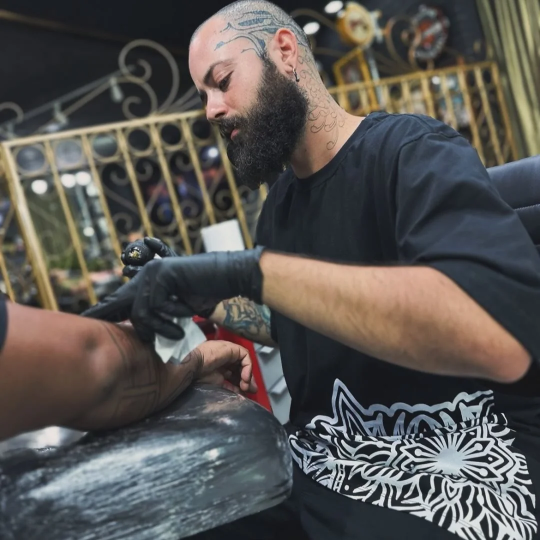
#> input picture assets/img/erick.webp, 1080 x 1080 px (shown at 1/2 size)
$ python og.py
#> lines starting #> are read from the running program, lines starting #| are printed output that depends on the picture
"""Gera assets/img/og.jpg (1200x630), a prévia do link no WhatsApp/Instagram.

Rodar da raiz do projeto:  python _ref/og.py
O conteúdo importante fica no centro: o WhatsApp recorta a miniatura pequena em quadrado.
"""
from pathlib import Path
from PIL import Image, ImageDraw, ImageEnhance, ImageFilter, ImageFont, ImageOps

ROOT = Path(__file__).resolve().parent.parent
F = ROOT / "_ref" / "fonts"
W, H = 1200, 630

# fundo: foto do Erick em P&B, escurecida, ocupando tudo
foto = Image.open(ROOT / "assets/img/erick.webp").convert("L")
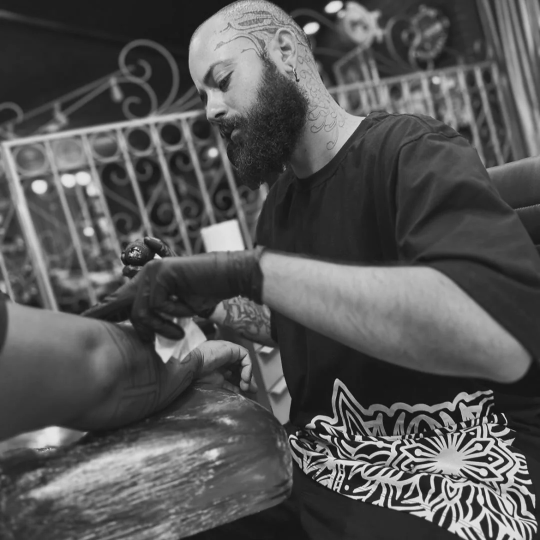
#> foto: PIL image 1080x1080 L (shown at 1/2 size); min 5, max 247, mean 86.1
foto = ImageOps.fit(foto, (W, H), Image.LANCZOS, centering=(0.5, 0.35))
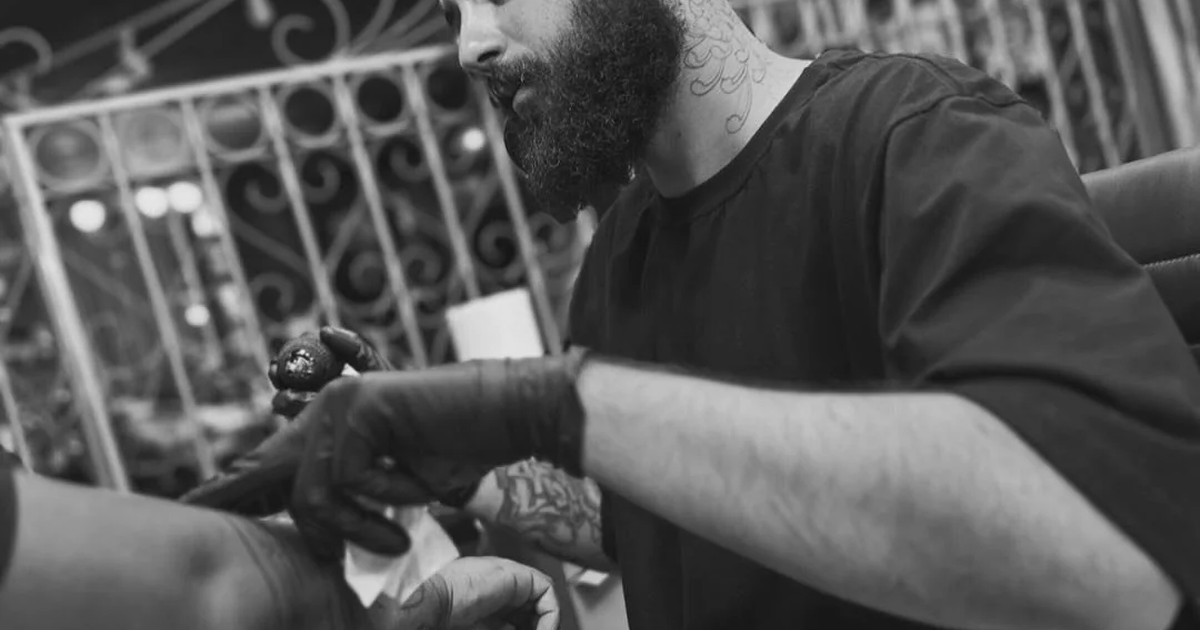
#> foto: PIL image 1200x630 L; min 13, max 234, mean 87.5
foto = ImageEnhance.Contrast(foto).enhance(1.25)
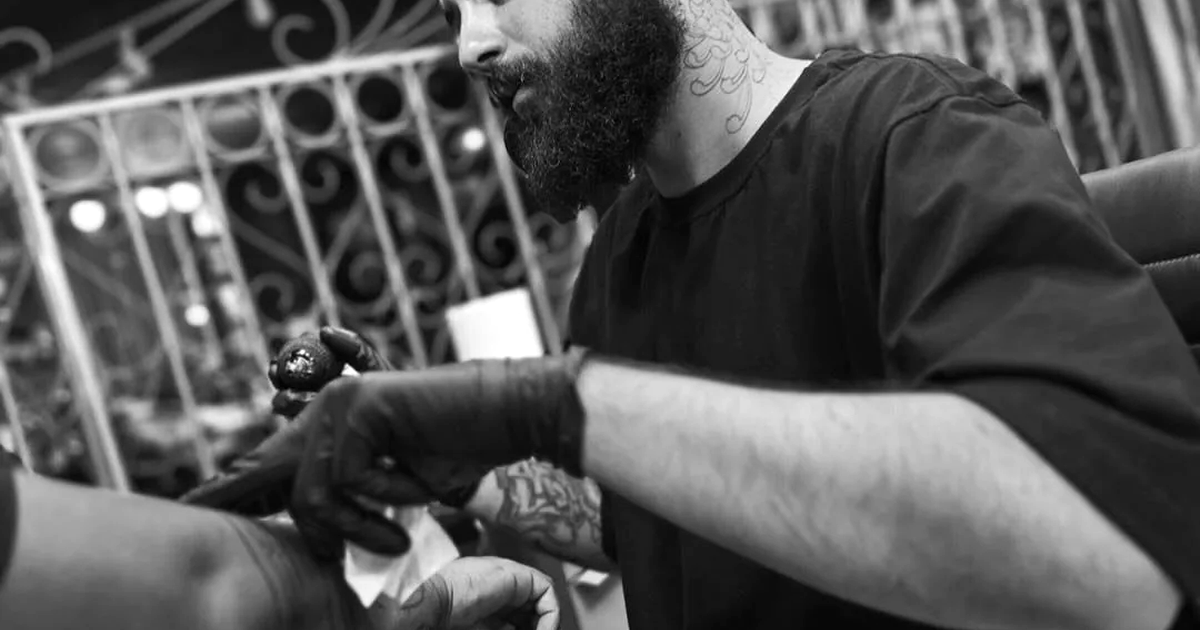
#> foto: PIL image 1200x630 L; min 0, max 255, mean 87.2
foto = ImageEnhance.Brightness(foto).enhance(0.38).filter(ImageFilter.GaussianBlur(1.2))
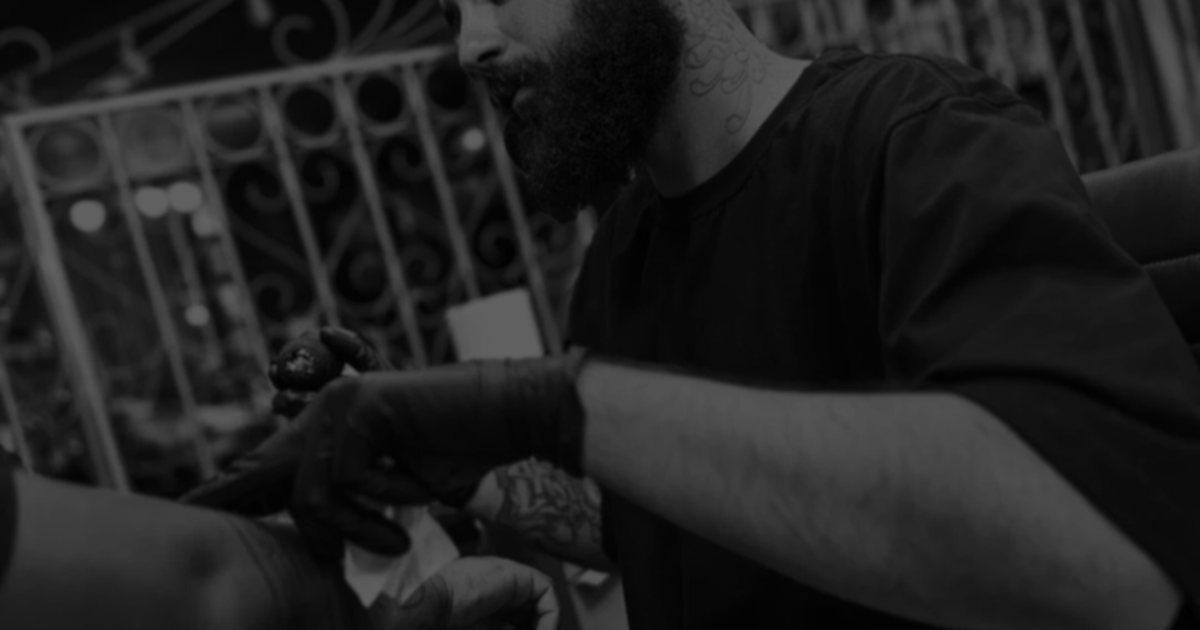
#> foto: PIL image 1200x630 L; min 1, max 96, mean 32.7
og = Image.merge("RGB", (foto, foto, foto))

# vinheta: escurece as bordas e o centro onde entra o logo
vin = Image.new("L", (W, H), 0)
#> vin: PIL image 1200x630 L; every value is 0
d = ImageDraw.Draw(vin)
d.ellipse((W * 0.18, -H * 0.1, W * 0.82, H * 1.1), fill=150)
vin = vin.filter(ImageFilter.GaussianBlur(120))
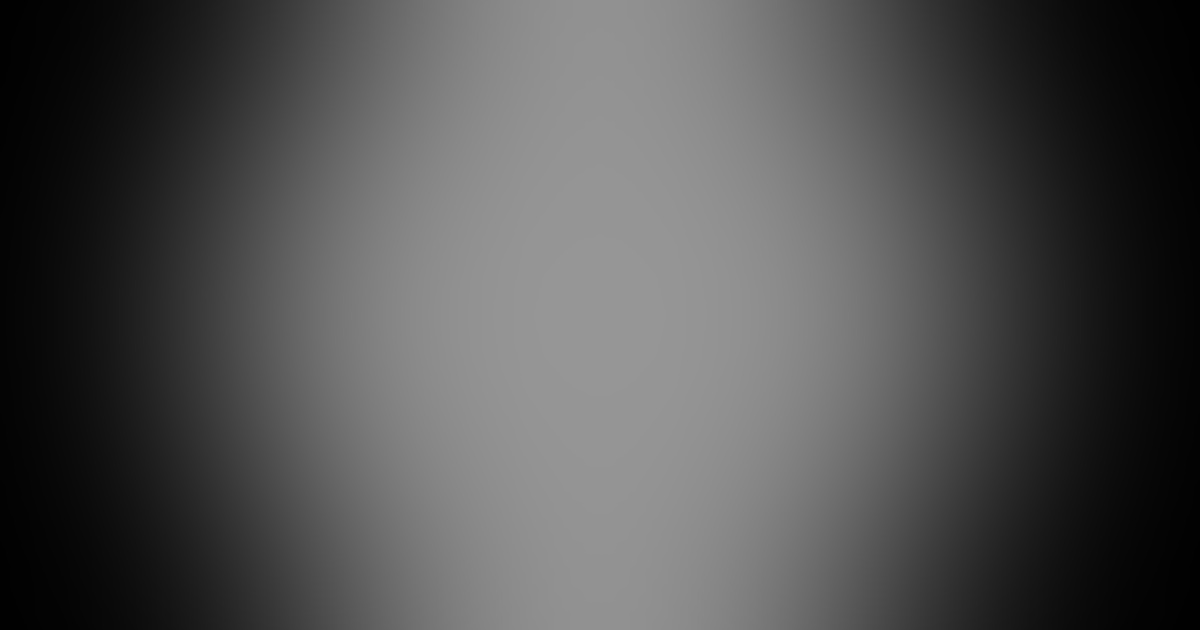
#> vin: PIL image 1200x630 L; min 1, max 150, mean 81.2
og = Image.composite(Image.new("RGB", (W, H), (10, 10, 10)), og, vin)
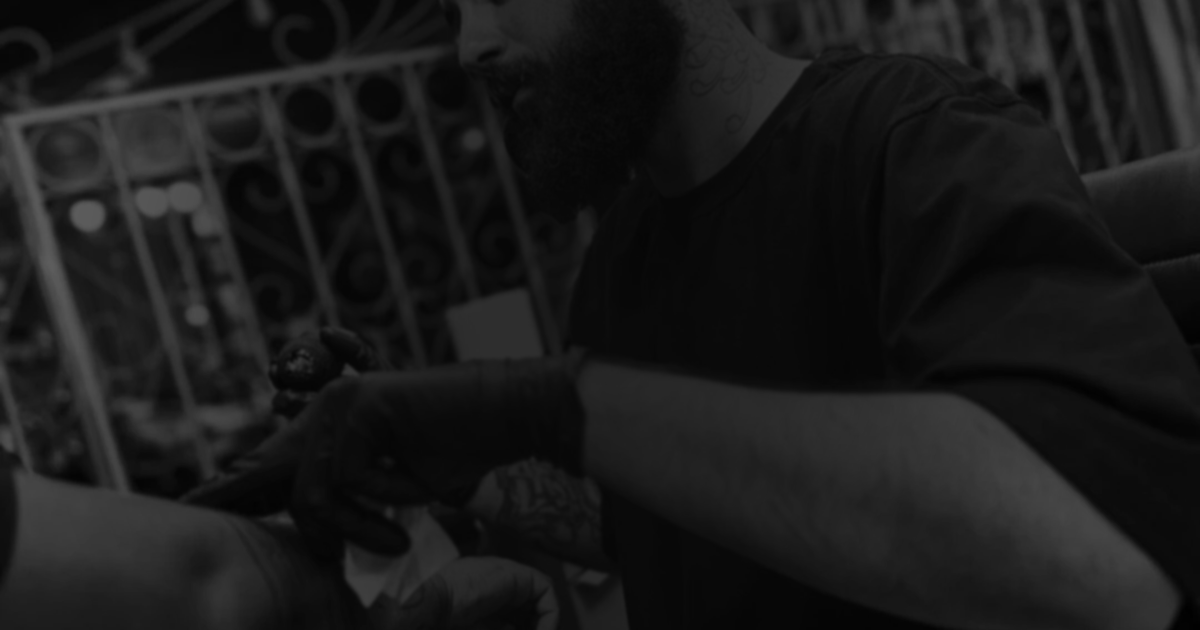
#> og: PIL image 1200x630 RGB; min 1, max 93, mean 26

# moldura fina branca
d = ImageDraw.Draw(og)
d.rectangle((18, 18, W - 19, H - 19), outline=(242, 242, 240), width=2)

# logo oficial (miolo branco) no centro
#> (the run stopped early here; a loop or call above may not have finished)

$ run again, with assets/img/estudio-rapadura-720.webp copied over assets/img/erick.webp
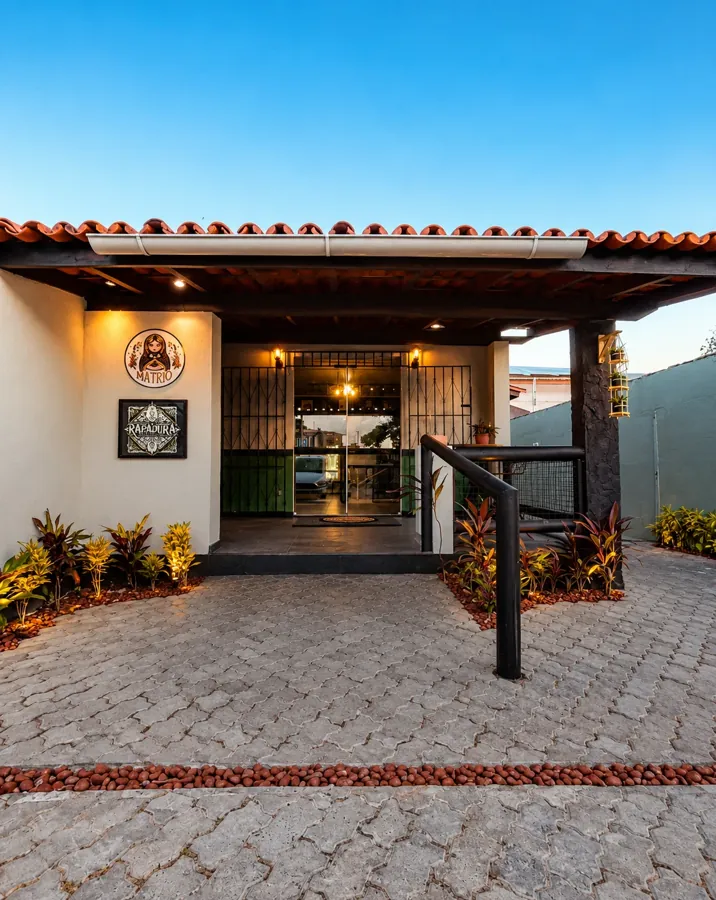
#> input picture assets/img/estudio-rapadura-720.webp, 716 x 900 px
#> `foto = ImageEnhance.Contrast(foto).enhance(1.25)`:
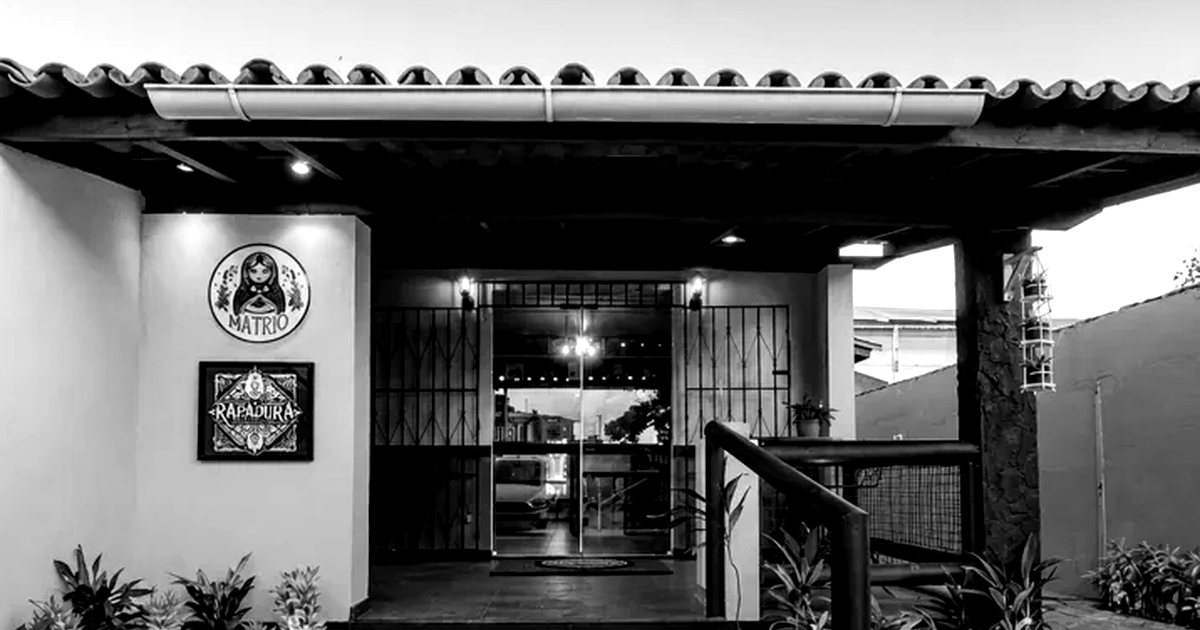
#> foto: PIL image 1200x630 L; min 0, max 255, mean 105.2
#> `og = Image.composite(Image.new("RGB", (W, H), (10, 10, 10)), og, vin)`:
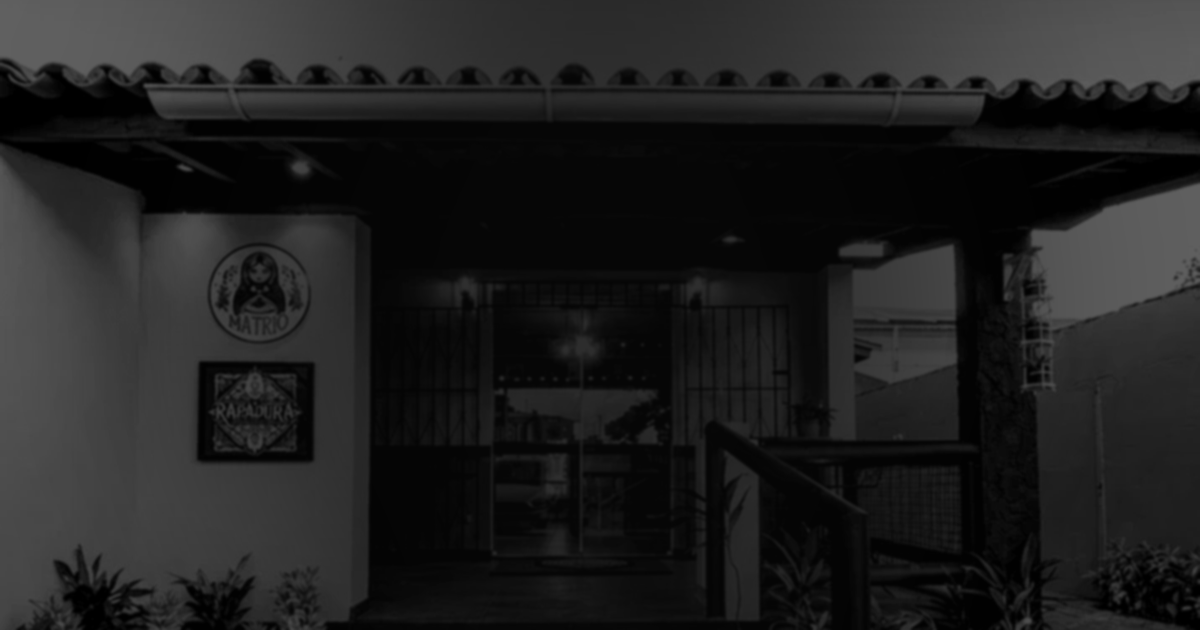
#> og: PIL image 1200x630 RGB; min 0, max 96, mean 32.3
